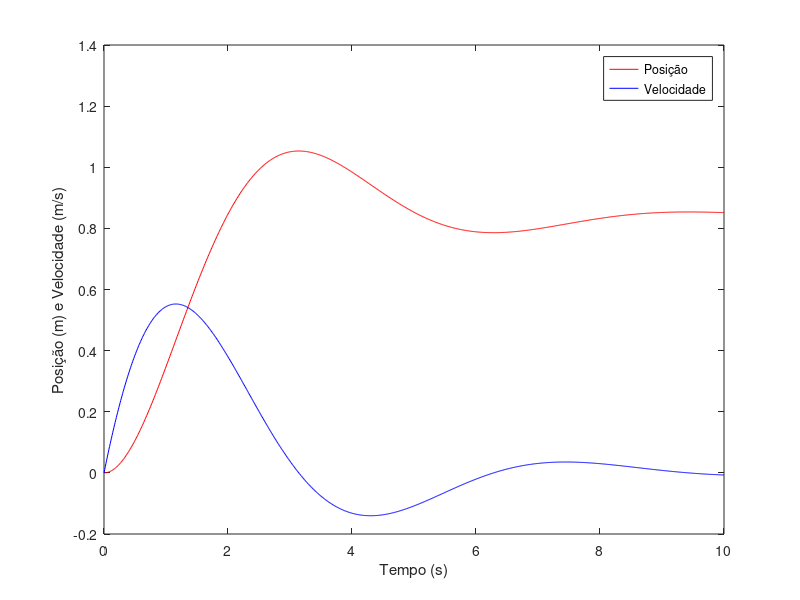

Reproduce this figure in MATLAB.
% Parâmetros do sistema
m = 10; % Massa
zeta_sub = 0.4; % Amortecimento subcrítico
omega_d = 1; % Frequência natural amortecida (1 rad/s)

% Cálculo de k e b
omega_n = omega_d / sqrt(1 - zeta_sub^2); % Frequência natural não amortecida
k = m * omega_n^2; % Constante da mola
b_sub = 2 * zeta_sub * sqrt(m * k); % Subamortecido

% Cálculo de b crítico
b_crit = 2 * sqrt(m * k); % Criticamente amortecido

% Entrada degrau
u = 1;

% Função do sistema massa-mola-amortecedor
function dx = mass_spring_damper(t, x, u, b, m, k)
    dx = zeros(2, 1);
    dx(1) = x(2); % Velocidade
    dx(2) = (u - (b/m) * x(2) - (k/m) * x(1)); % Aceleração com entrada degrau
end

% Condições iniciais
x0 = [0; 0]; % Posição inicial = 0 m, Velocidade inicial = 0 m/s

% Simulação
t = 0:0.01:10;
[t, x] = ode45(@(t, x) mass_spring_damper(t, x, u, b_sub, m, k), t, x0);

% Plot
plot(t, x(:, 1), 'r', t, x(:, 2), 'b');
xlabel('Tempo (s)');
ylabel('Posição (m) e Velocidade (m/s)');
legend('Posição', 'Velocidade');
